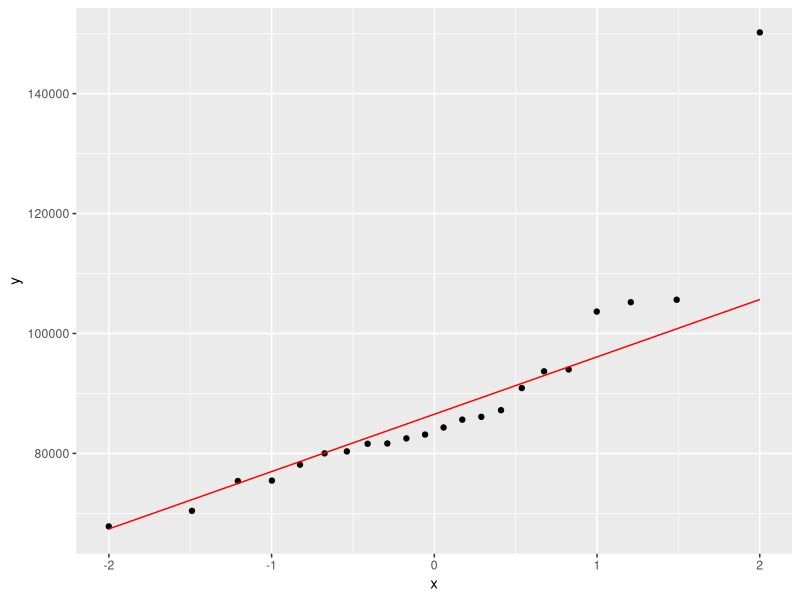
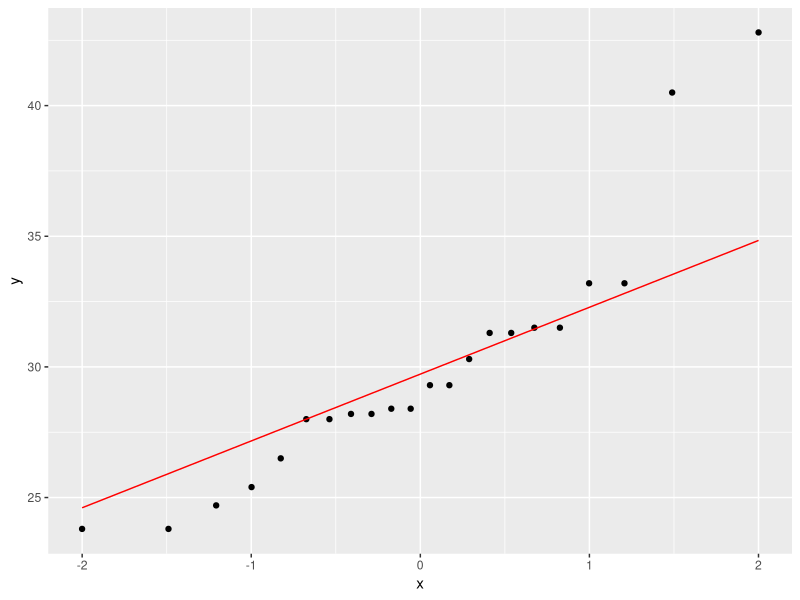
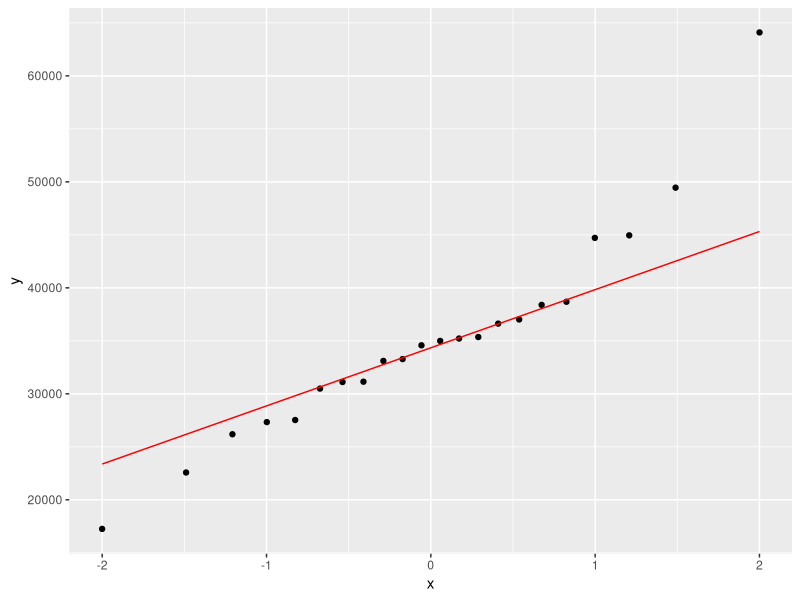
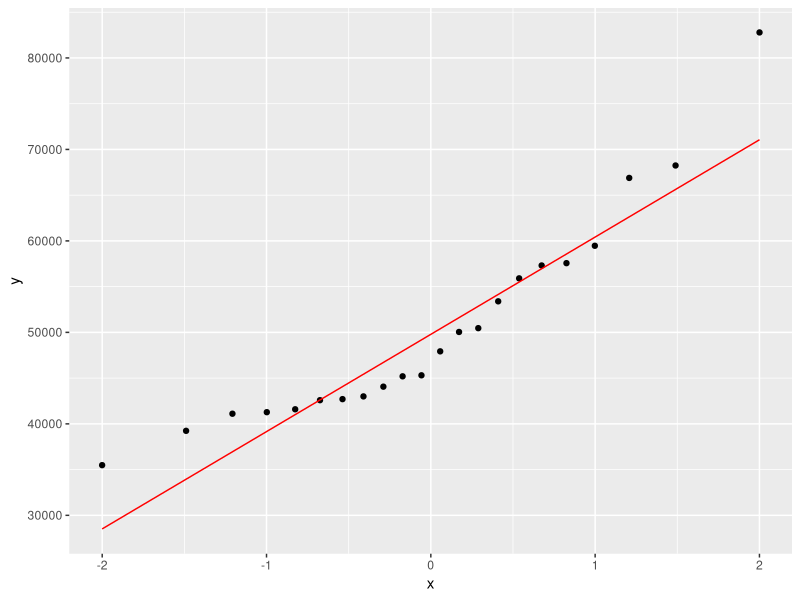
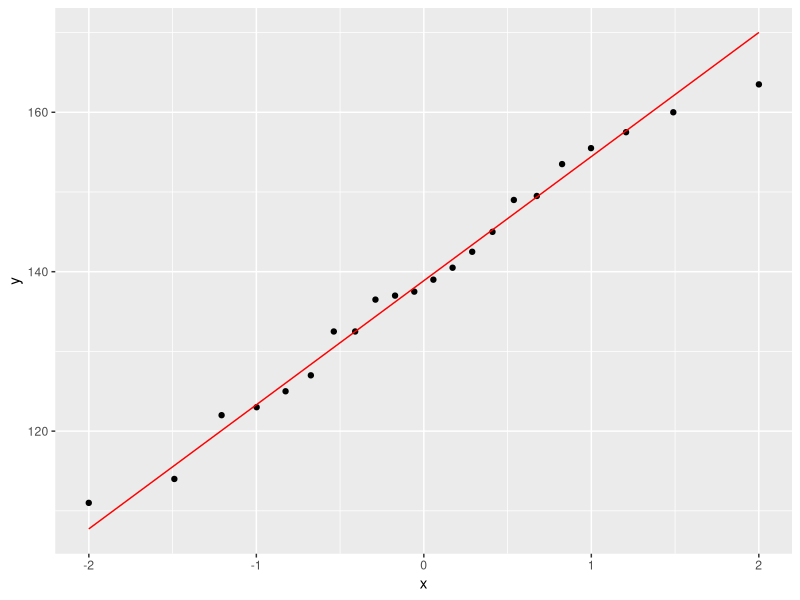
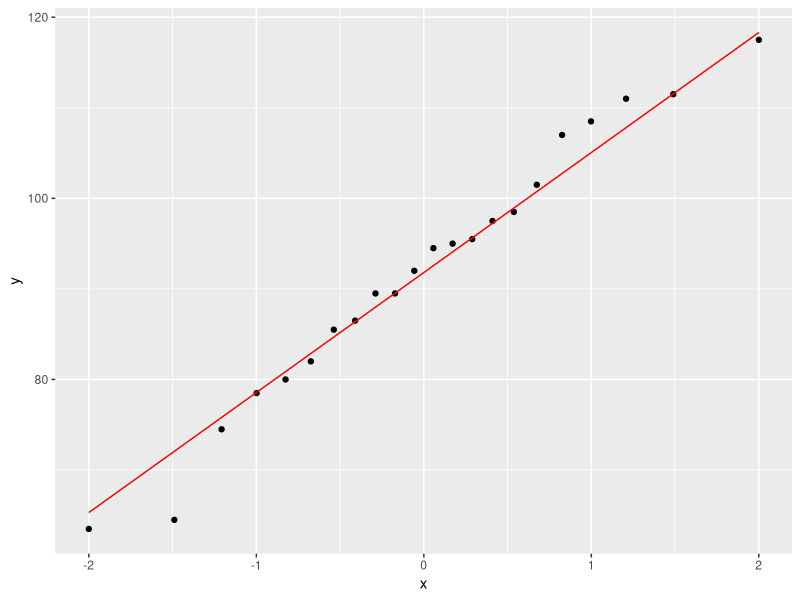
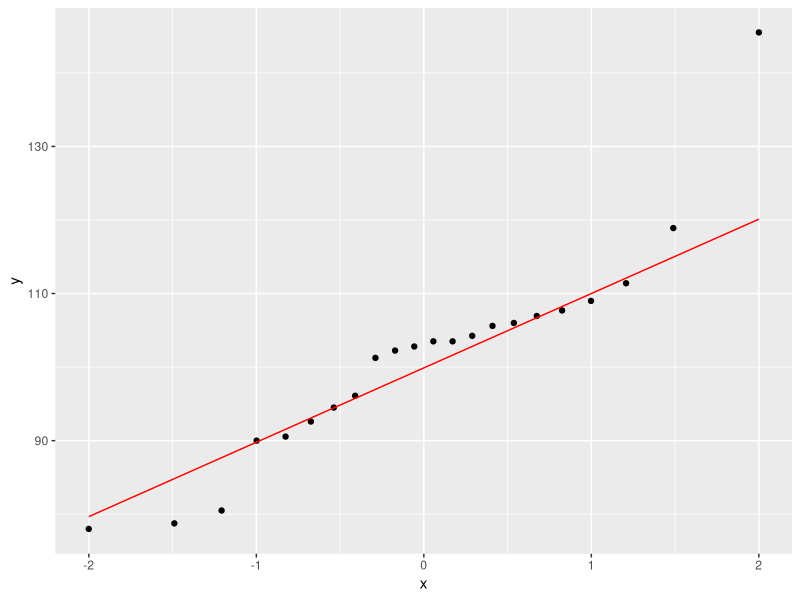
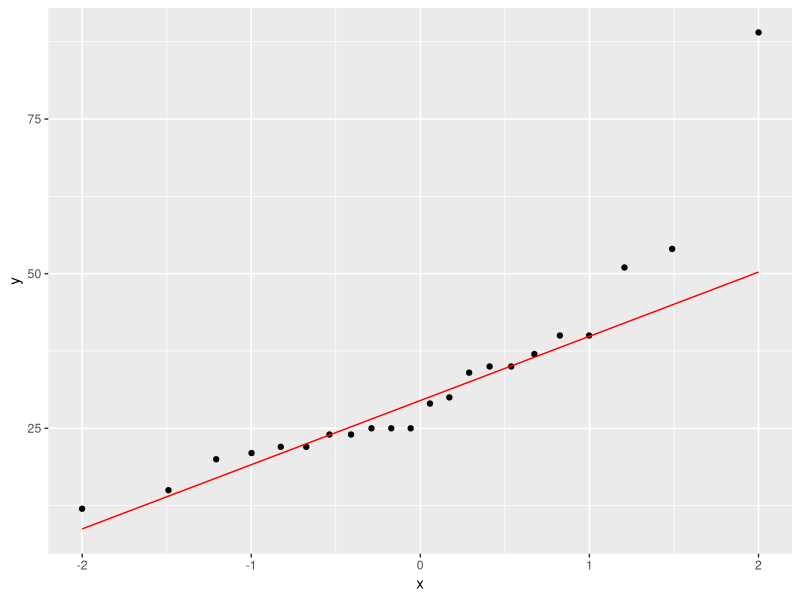

Generate these figures, in order, with R:
## ---- chunk 1
library(tidyverse); library(knitr); library(ggplot2); library(kableExtra); library(readxl); library(dplyr); library(flextable); library(pbkrtest); library(broom); library(rstatix)
Resultatskjema <- read_excel("Resultatskjema.xlsx")

# ingn within-group forskjeller fra pre til post test
data.within <- Resultatskjema %>%
  # velger relevante variabler
  select(id, group, time, sex, total_mass, bmi, fat_mass, lean_mass, sys, dia, wc, handgrip, vo2max_ml_min_kg_6x5, vat_mass, vat_volume, `s-glukose`, `s-triglyserider`, `s-hdl`, `s-ldl`, pwv) %>%
  mutate(total_mass = as.numeric(total_mass, na.rm = TRUE)) %>%
  mutate(fat_mass = as.numeric(fat_mass, na.rm = TRUE)) %>%
  mutate(lean_mass = as.numeric(lean_mass, na.rm = TRUE)) %>%
  mutate(vo2max_ml_min_kg = as.numeric(vo2max_ml_min_kg_6x5, na.rm = TRUE)) %>%
  mutate(vat_mass = as.numeric(vat_mass, na.rm = TRUE)) %>%
  mutate(vat_volume = as.numeric(vat_volume, na.rm = TRUE)) %>%
  mutate(`s-glukose` = as.numeric(`s-glukose`, na.rm = TRUE)) %>%
  mutate(`s-triglyserider` = as.numeric(`s-triglyserider`, na.rm = TRUE)) %>%
  mutate(`s-hdl` = as.numeric(`s-hdl`, na.rm = TRUE)) %>%
  mutate(`s-ldl` = as.numeric(`s-ldl`, na.rm = TRUE)) %>%
  mutate(pwv = as.numeric(pwv, na.rm = TRUE)) %>%
  select(-vo2max_ml_min_kg_6x5) %>%
  drop_na() %>%
  print()

data.within.fls <- data.within %>%
  filter(group == "fls") %>%
  mutate(time = factor(time, levels = c("pre", "post"))) %>%
  print()

# sjekker within-forskjeller i fls-gruppen
ggplot(data.within.fls, aes(sample = total_mass)) + stat_qq() + stat_qq_line(col = "red")
lm.within.mass <- lm(total_mass ~ time, data = data.within.fls)
summary(lm.within.mass)

lm.within.mass.co <- lm(total_mass ~ time + sex, data = data.within.fls)
summary(lm.within.mass.co)

ggplot(data.within.fls, aes(sample = bmi)) + stat_qq() + stat_qq_line(col = "red")
lm.within.bmi <- lm(bmi ~ time, data = data.within.fls)
summary(lm.within.bmi)

lm.within.bmi.co <- lm(bmi ~ time + sex, data = data.within.fls)
summary(lm.within.bmi.co)

ggplot(data.within.fls, aes(sample = fat_mass)) + stat_qq() + stat_qq_line(col = "red")
lm.within.fat <- lm(fat_mass ~ time, data = data.within.fls)
summary(lm.within.fat)

lm.within.fat.co <- lm(fat_mass ~ time + sex, data = data.within.fls)
summary(lm.within.fat.co)

ggplot(data.within.fls, aes(sample = lean_mass)) + stat_qq() + stat_qq_line(col = "red")
lm.within.lean <- lm(lean_mass ~ time, data = data.within.fls)
summary(lm.within.lean)

lm.within.lean.co <- lm(lean_mass ~ time + sex, data = data.within.fls)
summary(lm.within.lean.co)

ggplot(data.within.fls, aes(sample = sys)) + stat_qq() + stat_qq_line(col = "red")
lm.within.sys <- lm(sys ~ time, data = data.within.fls)
summary(lm.within.sys)

lm.within.sys.co <- lm(sys ~ time + sex, data = data.within.fls)
summary(lm.within.sys.co)

ggplot(data.within.fls, aes(sample = dia)) + stat_qq() + stat_qq_line(col = "red")
lm.within.dia <- lm(dia ~ time, data = data.within.fls)
summary(lm.within.dia)

lm.within.dia.co <- lm(dia ~ time + sex, data = data.within.fls)
summary(lm.within.dia.co)

ggplot(data.within.fls, aes(sample = wc)) + stat_qq() + stat_qq_line(col = "red")
lm.within.wc <- lm(wc ~ time, data = data.within.fls)
summary(lm.within.wc)

lm.within.wc.co <- lm(wc ~ time + sex, data = data.within.fls)
summary(lm.within.wc.co)

ggplot(data.within.fls, aes(sample = handgrip)) + stat_qq() + stat_qq_line(col = "red")
lm.within.handgrip <- lm(handgrip ~ time, data = data.within.fls)
summary(lm.within.handgrip)

lm.within.handgrip.co <- lm(handgrip ~ time + sex, data = data.within.fls)
summary(lm.within.handgrip.co)

ggplot(data.within.fls, aes(sample = vat_mass)) + stat_qq() + stat_qq_line(col = "red")
lm.within.vat <- lm(vat_mass ~ time, data = data.within.fls)
summary(lm.within.vat)

lm.within.vat.co <- lm(vat_mass ~ time + sex, data = data.within.fls)
summary(lm.within.vat.co)

ggplot(data.within.fls, aes(sample = vat_volume)) + stat_qq() + stat_qq_line(col = "red")
lm.within.vatvol <- lm(vat_volume ~ time, data = data.within.fls)
summary(lm.within.vatvol)

ggplot(data.within.fls, aes(sample = `s-glukose`)) + stat_qq() + stat_qq_line(col = "red")
lm.within.gluk <- lm(`s-glukose` ~ time, data = data.within.fls)
summary(lm.within.gluk)

lm.within.gluk.co <- lm(`s-glukose` ~ time + sex, data = data.within.fls)
summary(lm.within.gluk.co)

ggplot(data.within.fls, aes(sample = `s-triglyserider`)) + stat_qq() + stat_qq_line(col = "red")
lm.within.trigl <- lm(`s-triglyserider` ~ time, data = data.within.fls)
summary(lm.within.trigl)

lm.within.trigl.co <- lm(`s-triglyserider` ~ time + sex, data = data.within.fls)
summary(lm.within.trigl.co)

ggplot(data.within.fls, aes(sample = `s-ldl`)) + stat_qq() + stat_qq_line(col = "red")
lm.within.ldl <- lm(`s-ldl` ~ time, data = data.within.fls)
summary(lm.within.ldl)

lm.within.ldl.co <- lm(`s-ldl` ~ time + sex, data = data.within.fls)
summary(lm.within.ldl.co)

ggplot(data.within.fls, aes(sample = `s-hdl`)) + stat_qq() + stat_qq_line(col = "red")
lm.within.hdl <- lm(`s-hdl` ~ time, data = data.within.fls)
summary(lm.within.hdl)

lm.within.hdl.co <- lm(`s-hdl` ~ time + sex, data = data.within.fls)
summary(lm.within.hdl.co)

ggplot(data.within.fls, aes(sample = pwv)) + stat_qq() + stat_qq_line(col = "red")
lm.within.pwv <- lm(pwv ~ time, data = data.within.fls)
summary(lm.within.pwv)

lm.within.pwv.co <- lm(pwv ~ time + sex, data = data.within.fls)
summary(lm.within.pwv.co)

ggplot(data.within.fls, aes(sample = vo2max_ml_min_kg)) + stat_qq() + stat_qq_line(col = "red")
lm.within.vo2 <- lm(vo2max_ml_min_kg ~ time, data = data.within.fls)
summary(lm.within.vo2)

lm.within.vo2.co <- lm(vo2max_ml_min_kg ~ time + sex, data = data.within.fls)
summary(lm.within.vo2.co)

data.within.kon <- data.within %>%
  filter(group == "kon") %>%
  print()

# sjekker within-forskjeller i kontroll-gruppen
ggplot(data.within.kon, aes(sample = total_mass)) + stat_qq() + stat_qq_line(col = "red")
kon.lm.within.mass <- lm(total_mass ~ time, data = data.within.kon)
summary(kon.lm.within.mass)

kon.lm.within.mass.co <- lm(total_mass ~ time + sex, data = data.within.kon)
summary(kon.lm.within.mass.co)

ggplot(data.within.kon, aes(sample = bmi)) + stat_qq() + stat_qq_line(col = "red")
kon.lm.within.bmi <- lm(bmi ~ time, data = data.within.kon)
summary(kon.lm.within.bmi)

kon.lm.within.bmi.co <- lm(bmi ~ time + sex, data = data.within.kon)
summary(kon.lm.within.bmi.co)

ggplot(data.within.kon, aes(sample = fat_mass)) + stat_qq() + stat_qq_line(col = "red")
kon.lm.within.fat <- lm(fat_mass ~ time, data = data.within.kon)
summary(kon.lm.within.fat)

kon.lm.within.fat.co <- lm(fat_mass ~ time + sex, data = data.within.kon)
summary(kon.lm.within.fat.co)

ggplot(data.within.kon, aes(sample = lean_mass)) + stat_qq() + stat_qq_line(col = "red")
kon.lm.within.lean <- lm(lean_mass ~ time, data = data.within.kon)
summary(kon.lm.within.lean)

kon.lm.within.lean.co <- lm(lean_mass ~ time + sex, data = data.within.kon)
summary(kon.lm.within.lean.co)

ggplot(data.within.kon, aes(sample = sys)) + stat_qq() + stat_qq_line(col = "red")
kon.lm.within.sys <- lm(sys ~ time, data = data.within.kon)
summary(kon.lm.within.sys)

kon.lm.within.sys.co <- lm(sys ~ time + sex, data = data.within.kon)
summary(kon.lm.within.sys.co)

ggplot(data.within.kon, aes(sample = dia)) + stat_qq() + stat_qq_line(col = "red")
kon.lm.within.dia <- lm(dia ~ time, data = data.within.kon)
summary(kon.lm.within.dia)

kon.lm.within.dia.co <- lm(dia ~ time + sex, data = data.within.kon)
summary(kon.lm.within.dia.co)

ggplot(data.within.kon, aes(sample = wc)) + stat_qq() + stat_qq_line(col = "red")
kon.lm.within.wc <- lm(wc ~ time, data = data.within.kon)
summary(kon.lm.within.wc)

kon.lm.within.wc.co <- lm(wc ~ time + sex, data = data.within.kon)
summary(kon.lm.within.wc.co)

ggplot(data.within.kon, aes(sample = handgrip)) + stat_qq() + stat_qq_line(col = "red")
kon.lm.within.handgrip <- lm(handgrip ~ time, data = data.within.kon)
summary(kon.lm.within.handgrip)

kon.lm.within.handgrip.co <- lm(handgrip ~ time + sex, data = data.within.kon)
summary(kon.lm.within.handgrip.co)

ggplot(data.within.kon, aes(sample = vat_mass)) + stat_qq() + stat_qq_line(col = "red")
kon.lm.within.vat <- lm(vat_mass ~ time, data = data.within.kon)
summary(kon.lm.within.vat)

kon.lm.within.vat.co <- lm(vat_mass ~ time + sex, data = data.within.kon)
summary(kon.lm.within.vat.co)

ggplot(data.within.kon, aes(sample = vat_volume)) + stat_qq() + stat_qq_line(col = "red")
kon.lm.within.vatvol <- lm(vat_volume ~ time, data = data.within.kon)
summary(kon.lm.within.vatvol)

ggplot(data.within.kon, aes(sample = `s-glukose`)) + stat_qq() + stat_qq_line(col = "red")
kon.lm.within.gluk <- lm(`s-glukose` ~ time, data = data.within.kon)
summary(kon.lm.within.gluk)

kon.lm.within.gluk.co <- lm(`s-glukose` ~ time + sex, data = data.within.kon)
summary(kon.lm.within.gluk.co)

ggplot(data.within.kon, aes(sample = `s-triglyserider`)) + stat_qq() + stat_qq_line(col = "red")
kon.lm.within.trigl <- lm(`s-triglyserider` ~ time, data = data.within.kon)
summary(kon.lm.within.trigl)

kon.lm.within.trigl.co <- lm(`s-triglyserider` ~ time + sex, data = data.within.kon)
summary(kon.lm.within.trigl.co)

ggplot(data.within.kon, aes(sample = `s-ldl`)) + stat_qq() + stat_qq_line(col = "red")
kon.lm.within.ldl <- lm(`s-ldl` ~ time, data = data.within.kon)
summary(kon.lm.within.ldl)

kon.lm.within.ldl.co <- lm(`s-ldl` ~ time + sex, data = data.within.kon)
summary(kon.lm.within.ldl.co)

ggplot(data.within.kon, aes(sample = `s-hdl`)) + stat_qq() + stat_qq_line(col = "red")
kon.lm.within.hdl <- lm(`s-hdl` ~ time, data = data.within.kon)
summary(kon.lm.within.hdl)

kon.lm.within.hdl.co <- lm(`s-hdl` ~ time + sex, data = data.within.kon)
summary(kon.lm.within.hdl.co)

ggplot(data.within.kon, aes(sample = pwv)) + stat_qq() + stat_qq_line(col = "red")
kon.lm.within.pwv <- lm(pwv ~ time, data = data.within.kon)
summary(kon.lm.within.pwv)

kon.lm.within.pwv.co <- lm(pwv ~ time + sex, data = data.within.kon)
summary(kon.lm.within.pwv.co)

ggplot(data.within.kon, aes(sample = vo2max_ml_min_kg)) + stat_qq() + stat_qq_line(col = "red")
kon.lm.within.vo2 <- lm(vo2max_ml_min_kg ~ time, data = data.within.kon)
summary(kon.lm.within.vo2)

kon.lm.within.vo2.co <- lm(vo2max_ml_min_kg ~ time + sex, data = data.within.kon)
summary(kon.lm.within.vo2.co)
